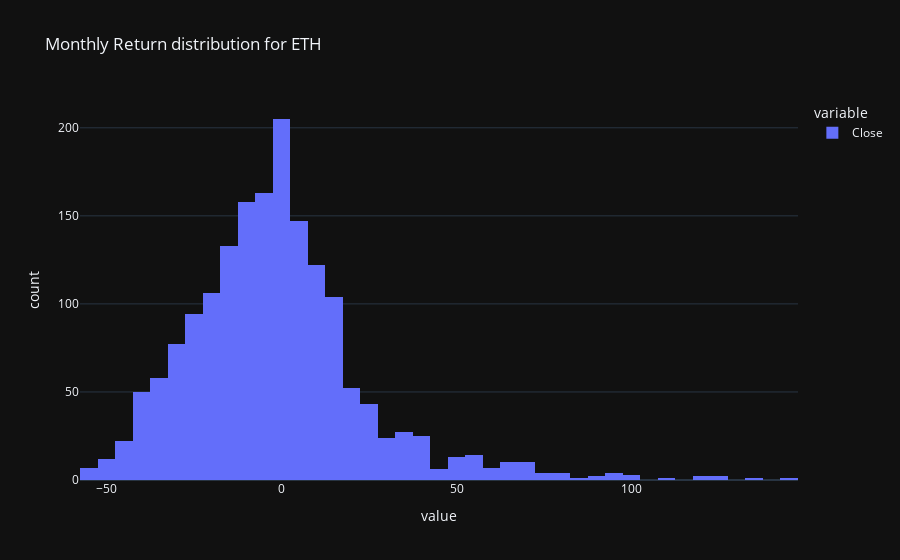
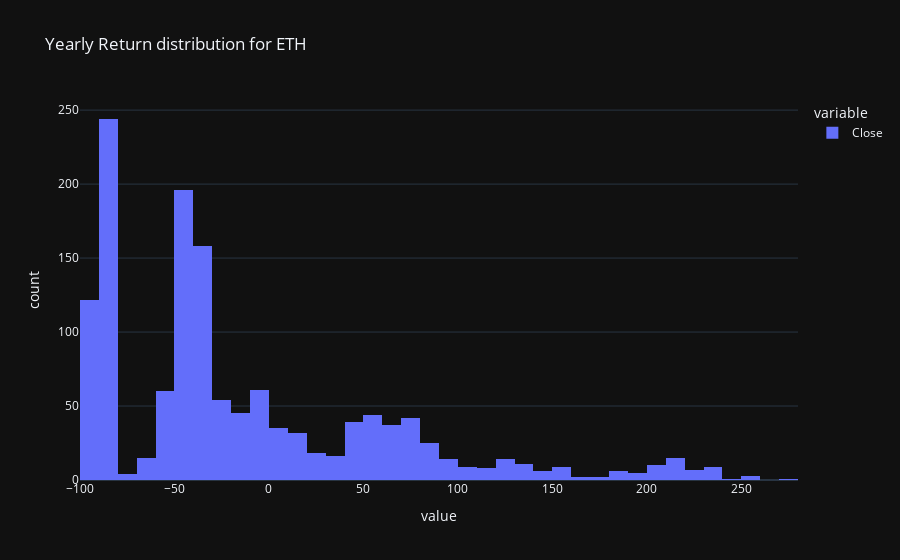
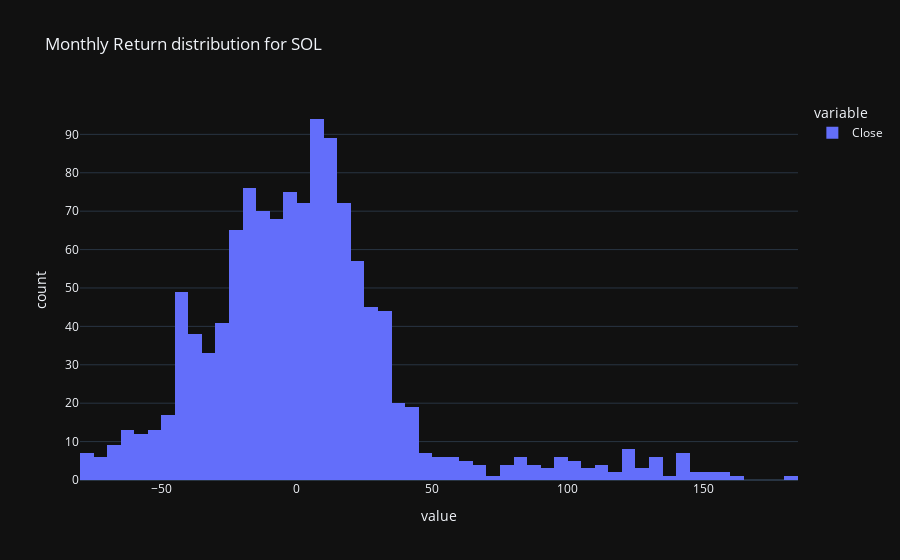
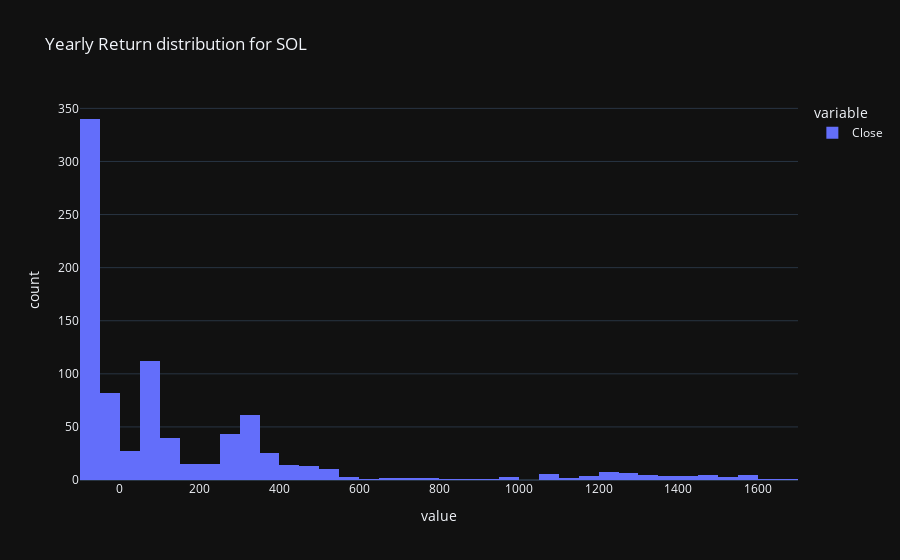

Write notebook code for charts like these, in order.
### Code cell
import statsmodels

for x in cryptolist:
    
    raw = pd.read_csv(f"{x}EUR.csv",parse_dates=True).convert_dtypes()
    close = raw.loc[:,["Date","Close"]]
    
    monthly = close.set_index("Date")
    yearly = close.set_index("Date")
    monthly = monthly.pct_change(30) * 100
    yearly = yearly.pct_change(365) * 100
    
    print(f"Monthly stats for {x}: \n {monthly.describe()}")
    print(f"Yearly stats for {x}: \n {yearly.describe()}")
    
    fig1 = px.histogram(monthly,title=f"Monthly Return distribution for {x} ")
    fig2 = px.histogram(yearly,title=f"Yearly Return distribution for {x} ")
    fig1.show()
    fig2.show()

### Figure 1 — Plotly figure (JSON) as saved in the notebook; plotly's stock layout.template omitted (floating-point values rounded to 4 significant figures; data arrays with more than 128 entries replaced by an {"elided": "..."} marker saying what was removed)
{"data": [{"alignmentgroup": "True", "bingroup": "x", "hovertemplate": "variable=Close<br>value=%{x}<br>count=%{y}<extra></extra>", "legendgroup": "Close", "marker": {"color": "#636efa", "pattern": {"shape": ""}}, "name": "Close", "offsetgroup": "Close", "orientation": "v", "showlegend": true, "x": {"elided": "1744 float values"}, "xaxis": "x", "yaxis": "y", "type": "histogram"}], "layout": {"xaxis": {"anchor": "y", "domain": [0.0, 1.0], "title": {"text": "value"}}, "yaxis": {"anchor": "x", "domain": [0.0, 1.0], "title": {"text": "count"}}, "legend": {"title": {"text": "variable"}, "tracegroupgap": 0}, "title": {"text": "Monthly Return distribution for ETH "}, "barmode": "relative"}}

### Figure 2 — Plotly figure (JSON) as saved in the notebook; plotly's stock layout.template omitted (floating-point values rounded to 4 significant figures; data arrays with more than 128 entries replaced by an {"elided": "..."} marker saying what was removed)
{"data": [{"alignmentgroup": "True", "bingroup": "x", "hovertemplate": "variable=Close<br>value=%{x}<br>count=%{y}<extra></extra>", "legendgroup": "Close", "marker": {"color": "#636efa", "pattern": {"shape": ""}}, "name": "Close", "offsetgroup": "Close", "orientation": "v", "showlegend": true, "x": {"elided": "1744 float values"}, "xaxis": "x", "yaxis": "y", "type": "histogram"}], "layout": {"xaxis": {"anchor": "y", "domain": [0.0, 1.0], "title": {"text": "value"}}, "yaxis": {"anchor": "x", "domain": [0.0, 1.0], "title": {"text": "count"}}, "legend": {"title": {"text": "variable"}, "tracegroupgap": 0}, "title": {"text": "Yearly Return distribution for ETH "}, "barmode": "relative"}}

### Figure 3 — Plotly figure (JSON) as saved in the notebook; plotly's stock layout.template omitted (floating-point values rounded to 4 significant figures; data arrays with more than 128 entries replaced by an {"elided": "..."} marker saying what was removed)
{"data": [{"alignmentgroup": "True", "bingroup": "x", "hovertemplate": "variable=Close<br>value=%{x}<br>count=%{y}<extra></extra>", "legendgroup": "Close", "marker": {"color": "#636efa", "pattern": {"shape": ""}}, "name": "Close", "offsetgroup": "Close", "orientation": "v", "showlegend": true, "x": {"elided": "1233 float values"}, "xaxis": "x", "yaxis": "y", "type": "histogram"}], "layout": {"xaxis": {"anchor": "y", "domain": [0.0, 1.0], "title": {"text": "value"}}, "yaxis": {"anchor": "x", "domain": [0.0, 1.0], "title": {"text": "count"}}, "legend": {"title": {"text": "variable"}, "tracegroupgap": 0}, "title": {"text": "Monthly Return distribution for SOL "}, "barmode": "relative"}}

### Figure 4 — Plotly figure (JSON) as saved in the notebook; plotly's stock layout.template omitted (floating-point values rounded to 4 significant figures; data arrays with more than 128 entries replaced by an {"elided": "..."} marker saying what was removed)
{"data": [{"alignmentgroup": "True", "bingroup": "x", "hovertemplate": "variable=Close<br>value=%{x}<br>count=%{y}<extra></extra>", "legendgroup": "Close", "marker": {"color": "#636efa", "pattern": {"shape": ""}}, "name": "Close", "offsetgroup": "Close", "orientation": "v", "showlegend": true, "x": {"elided": "1233 float values"}, "xaxis": "x", "yaxis": "y", "type": "histogram"}], "layout": {"xaxis": {"anchor": "y", "domain": [0.0, 1.0], "title": {"text": "value"}}, "yaxis": {"anchor": "x", "domain": [0.0, 1.0], "title": {"text": "count"}}, "legend": {"title": {"text": "variable"}, "tracegroupgap": 0}, "title": {"text": "Yearly Return distribution for SOL "}, "barmode": "relative"}}
